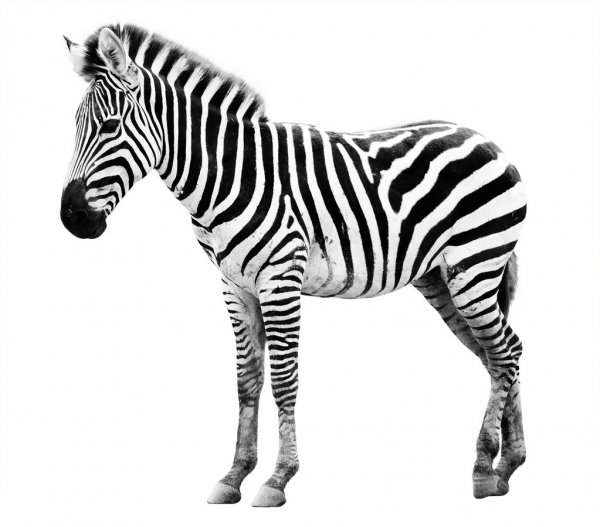
#> input picture images/zebra.jpg, 600 x 527 px
$ python 12_image_adding.py
#> lines starting #> are read from the running program, lines starting #| are printed output that depends on the picture
from __future__ import print_function
import cv2
import numpy as np
'''
There are two methods for adding images
1. SATURATED OPERATION (trimming) - In this operation, 230+30 = 255
2. MODULO OPERATION - It performs, (230 +30) % 256 => 4
'''

'''
OpenCV -> saturated operation
Numpy -> modulo operation
'''

'''
cv2.weighted function works on the following formula:
Result_Image = alpha * image_1 + beta * image_2 + Y

where, alpha = weight of image_1
        beta = weight of image_2
        Y = some constant
'''


image_path1 = "images/zebra.jpg"
image_path2 = "images/nature.jpg"

image1 = cv2.imread(image_path1)
#> image1 is the input picture: shape (527, 600, 3); mean B, G, R 214.4, 214.4, 214.4
image2 = cv2.imread(image_path2)
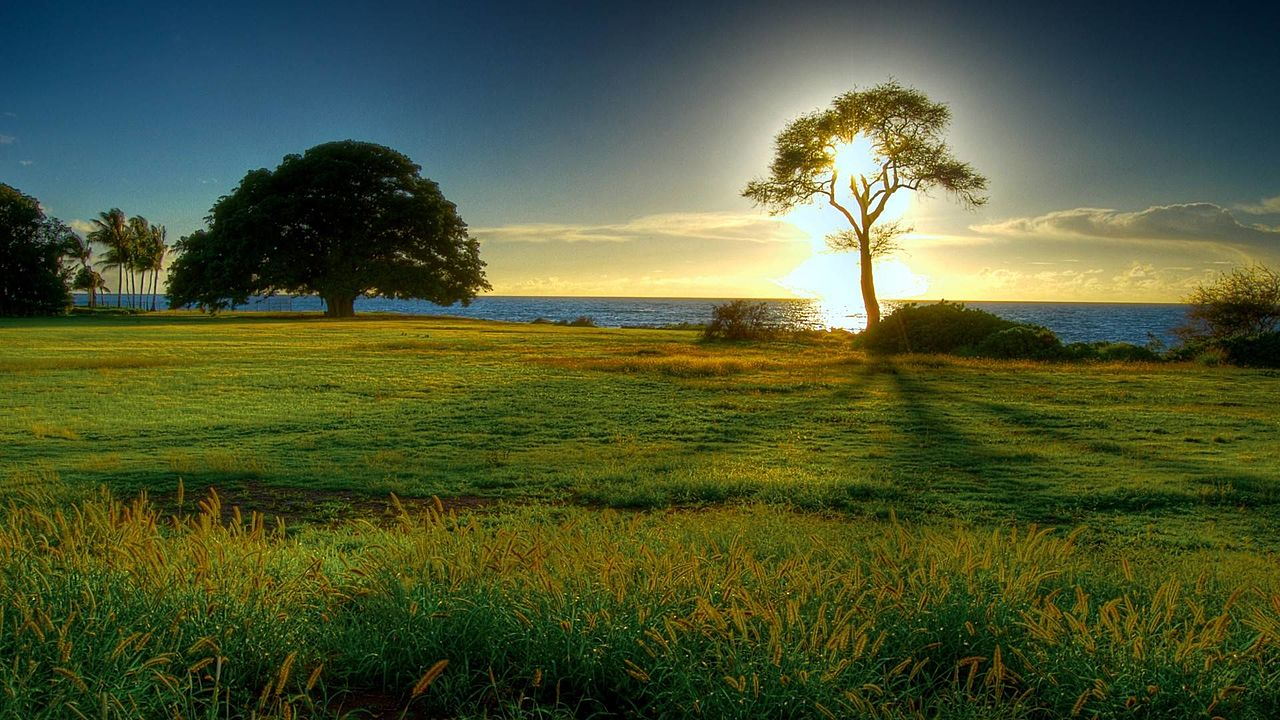
#> input picture images/nature.jpg, 1280 x 720 px
#> image2 is the input picture: shape (720, 1280, 3); mean B, G, R 53.1, 88, 77.7

#resize the two image to make them of same size before addition
resizedImage1 = cv2.resize(image1, (300,300), interpolation=cv2.INTER_AREA)
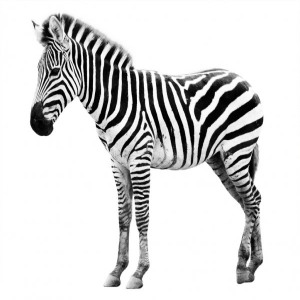
#> resizedImage1: shape (300, 300, 3); mean B, G, R 214.4, 214.4, 214.4
resizedImage2 = cv2.resize(image2, (300,300), interpolation=cv2.INTER_AREA)
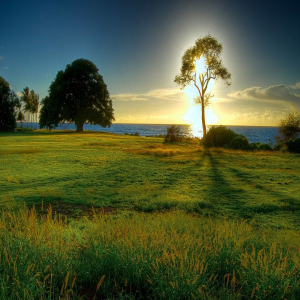
#> resizedImage2: shape (300, 300, 3); mean B, G, R 53.1, 88, 77.7

#this is a simple addition of two images
resultant = cv2.add(resizedImage1, resizedImage2)
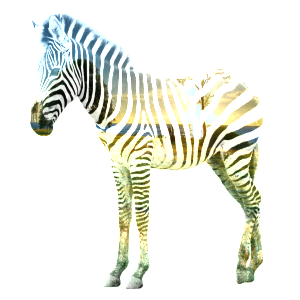
#> resultant: shape (300, 300, 3); mean B, G, R 230.1, 238, 236.3

#Display these images to see the difference
cv2.imshow("Resized 1", resizedImage1)
cv2.waitKey(0)

cv2.imshow("Resized 2",resizedImage2)
cv2.waitKey(0)

#Resultant  Image with simple addition
cv2.imshow("Rsultant Image", resultant)
cv2.waitKey(0)

#this is the weighted addition of the two images
weightedImage = cv2.addWeighted(resizedImage1,0.7, resizedImage2,0.3,0)
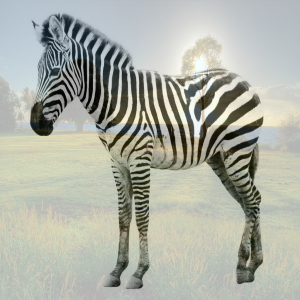
#> weightedImage: shape (300, 300, 3); mean B, G, R 166, 176.5, 173.4
cv2.imshow("Wegihted Image", weightedImage)
cv2.waitKey(0)

imageEnhanced = 255*resizedImage1
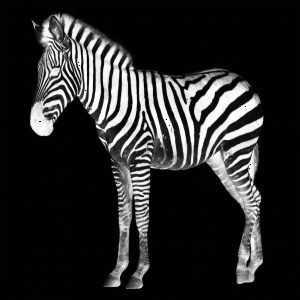
#> imageEnhanced: shape (300, 300, 3); mean B, G, R 41.5, 41.5, 41.5
cv2.imshow("Enhanced Image", imageEnhanced)
cv2.waitKey(0)

arrayImage = resizedImage1 + resizedImage2
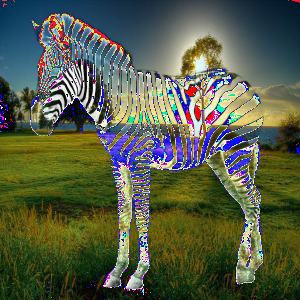
#> arrayImage: shape (300, 300, 3); mean B, G, R 71.7, 93.9, 86.5
cv2.imshow("Array Image", arrayImage)
cv2.waitKey(0)
